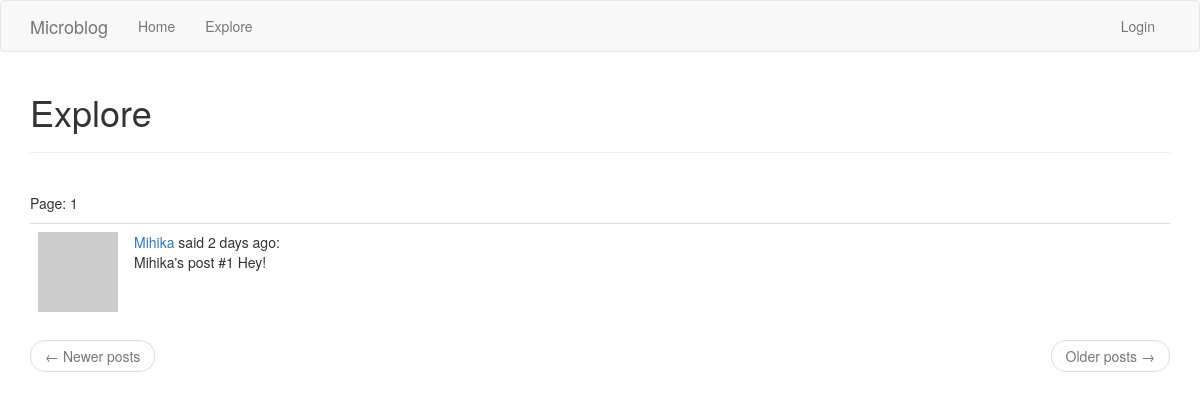
/explore, run on the app's committed database.
### app/models.py (models this page shows, shortened)
class Post(db.Model):
	id = db.Column(db.Integer, primary_key=True)
	body = db.Column(db.String(140))
	timestamp = db.Column(db.DateTime, index=True, default=datetime.utcnow)
	language = db.Column(db.String(5))
	user_id = db.Column(db.Integer, db.ForeignKey('user.id'))

class User(UserMixin, db.Model):
	id = db.Column(db.Integer, primary_key=True)
	username = db.Column(db.String(128), unique=True, index=True)
	email = db.Column(db.String(128), unique=True, index=True)
	password = db.Column(db.String(200), unique=True, index=True)
	about_me = db.Column(db.String(140))
	last_seen = db.Column(db.DateTime, default=datetime.utcnow)
	posts = db.relationship('Post', backref='author', lazy='dynamic')
	followed = db.relationship('User', secondary=followers, primaryjoin=(followers.c.follower_id == id), secondaryjoin=(
		followers.c.followed_id == id), backref=db.backref('followers', lazy='dynamic'), lazy='dynamic')
	def avatar(self, size):
		x = "hey8989"+self.email
		digest = md5(x.lower().encode('utf-8')).hexdigest()
		return 'https://www.gravatar.com/avatar/{}?d=identicon&s={}'.format(digest, size)

### app/routes.py (the view)
@app.route('/explore')
def explore():
	page = request.args.get('page', 1, type=int)
	posts = Post.query.order_by(Post.timestamp.desc()).paginate(page, app.config['POSTS_PER_PAGE'], False)
	next_url = url_for('explore', page=posts.next_num) if posts.has_next else None
	prev_url = url_for('explore', page=posts.prev_num) if posts.has_prev else None
	return render_template('index.html', title='Explore', posts=posts.items, next_url=next_url, prev_url=prev_url, page=page)

### app/routes.py (called while the page is built)
@app.before_request
def before_request():
	g.locale = str(get_locale())
	if current_user.is_authenticated:
		current_user.last_seen = datetime.utcnow()
		db.session.commit()

### app/templates/index.html
{% extends "base.html" %}
{% import 'bootstrap/wtf.html' as wtf %}
{% block app_content %}
    {% if form %}
        <h1>{{ _('Hi, %(username)s!', username=current_user.username) }}</h1>
        <div class="row">
            <div class="col-md-4">
                {{ wtf.quick_form(form) }}
            </div>
        </div>
    {% else %}
        <h1>Explore</h1>
        <hr>
    {% endif %}
    <br>
    <p>Page: {{ page }}</p>
    {% for post in posts %}
        {% include '_post.html' %}
    {% endfor %}
    <nav aria-label="...">
        <ul class="pager">
            <li class="previous{% if not prev_url %} disabled{% endif %}">
                <a href="{{ prev_url or '#' }}">
                    <span aria-hidden="true">&larr;</span> Newer posts
                </a>
            </li>
            <li class="next{% if not next_url %} disabled{% endif %}">
                <a href="{{ next_url or '#' }}">
                    Older posts <span aria-hidden="true">&rarr;</span>
                </a>
            </li>
        </ul>
    </nav>
{% endblock %}

### app/templates/_post.html (shortened to what this page needs)
 <table class="table table-hover">
        <tr>
            <td width="70px">
                <a href="{{ url_for('user', username=post.author.username) }}">
                    <img src="{{ post.author.avatar(70) }}" />
                </a>
            </td>
            <td>
                <a href="{{ url_for('user', username=post.author.username) }}">
                    {{ post.author.username }}
                </a>
                {{ _('said') }} {{ moment(post.timestamp).fromNow() }}:
                <br>
                {{ post.body }}
            </td>
        </tr>
    </table>

### data on the page
Post: author.username "Mihika", timestamp "2 days ago", body "Mihika's post #1 Hey!"

### other printed values
{{ page }} "1"
